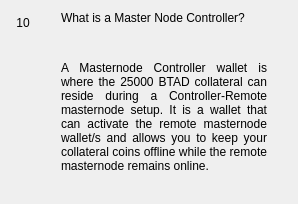
                  <widget class="QWidget" name="widgetFaq10" native="true">
                   <layout class="QHBoxLayout" name="horizontalpage_10" stretch="0,1">
                    <item alignment="Qt::AlignTop">
                     <widget class="QLabel" name="labelNumber10">
                      <property name="minimumSize">
                       <size>
                        <width>24</width>
                        <height>24</height>
                       </size>
                      </property>
                      <property name="maximumSize">
                       <size>
                        <width>16777215</width>
                        <height>24</height>
                       </size>
                      </property>
                      <property name="text">
                       <string>10</string>
                      </property>
                      <property name="alignment">
                       <set>Qt::AlignCenter</set>
                      </property>
                     </widget>
                    </item>
                    <item>
                     <layout class="QVBoxLayout" name="verticalLayoutpage_10">
                      <property name="leftMargin">
                       <number>20</number>
                      </property>
                      <property name="rightMargin">
                       <number>20</number>
                      </property>
                      <item>
                       <widget class="QLabel" name="labelSubtitle10">
                        <property name="text">
                         <string>What is a Master Node Controller?</string>
                        </property>
                        <property name="wordWrap">
                         <bool>true</bool>
                        </property>
                       </widget>
                      </item>
                      <item>
                       <spacer name="verticalSpacer_100">
                        <property name="orientation">
                         <enum>Qt::Vertical</enum>
                        </property>
                        <property name="sizeType">
                         <enum>QSizePolicy::Fixed</enum>
                        </property>
                        <property name="sizeHint" stdset="0">
                         <size>
                          <width>20</width>
                          <height>30</height>
                         </size>
                        </property>
                       </spacer>
                      </item>
                      <item>
                       <widget class="QLabel" name="labelContent10">
                        <property name="text">
                         <string>&lt;html&gt;&lt;head/&gt;&lt;body&gt;&lt;p align=&quot;justify&quot;&gt;A Masternode Controller wallet is where the 25000 BTAD collateral can reside during a Controller-Remote masternode setup. It is a wallet that can activate the remote masternode wallet/s and allows you to keep your collateral coins offline while the remote masternode remains online. &lt;/p&gt;&lt;/body&gt;&lt;/html&gt;</string>
                        </property>
                        <property name="alignment">
                         <set>Qt::AlignLeading|Qt::AlignLeft|Qt::AlignTop</set>
                        </property>
                        <property name="wordWrap">
                         <bool>true</bool>
                        </property>
                       </widget>
                      </item>
                      <item>
                       <spacer name="verticalSpacer_92">
                        <property name="orientation">
                         <enum>Qt::Vertical</enum>
                        </property>
                        <property name="sizeHint" stdset="0">
                         <size>
                          <width>20</width>
                          <height>20</height>
                         </size>
                        </property>
                       </spacer>
                      </item>
                     </layout>
                    </item>
                   </layout>
                  </widget>
